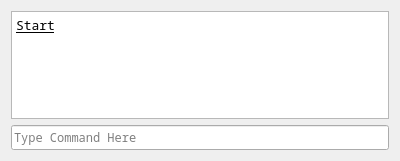
<?xml version="1.0" encoding="UTF-8"?>
<ui version="4.0">
 <class>Console</class>
 <widget class="QWidget" name="Console">
  <property name="geometry">
   <rect>
    <x>0</x>
    <y>0</y>
    <width>400</width>
    <height>161</height>
   </rect>
  </property>
  <property name="sizePolicy">
   <sizepolicy hsizetype="Preferred" vsizetype="Expanding">
    <horstretch>0</horstretch>
    <verstretch>0</verstretch>
   </sizepolicy>
  </property>
  <property name="font">
   <font>
    <family>Noto Sans Mono</family>
   </font>
  </property>
  <property name="windowTitle">
   <string>Form</string>
  </property>
  <layout class="QVBoxLayout" name="verticalLayout">
   <item>
    <widget class="QTextEdit" name="cmdOutput">
     <property name="sizePolicy">
      <sizepolicy hsizetype="Expanding" vsizetype="Ignored">
       <horstretch>0</horstretch>
       <verstretch>0</verstretch>
      </sizepolicy>
     </property>
     <property name="font">
      <font>
       <family>Noto Sans Mono</family>
      </font>
     </property>
     <property name="readOnly">
      <bool>true</bool>
     </property>
     <property name="html">
      <string>&lt;!DOCTYPE HTML PUBLIC &quot;-//W3C//DTD HTML 4.0//EN&quot; &quot;http://www.w3.org/TR/REC-html40/strict.dtd&quot;&gt;
&lt;html&gt;&lt;head&gt;&lt;meta name=&quot;qrichtext&quot; content=&quot;1&quot; /&gt;&lt;meta charset=&quot;utf-8&quot; /&gt;&lt;style type=&quot;text/css&quot;&gt;
p, li { white-space: pre-wrap; }
hr { height: 1px; border-width: 0; }
li.unchecked::marker { content: &quot;\2610&quot;; }
li.checked::marker { content: &quot;\2612&quot;; }
&lt;/style&gt;&lt;/head&gt;&lt;body style=&quot; font-family:'Noto Sans Mono'; font-size:10pt; font-weight:400; font-style:normal;&quot;&gt;
&lt;p style=&quot; margin-top:12px; margin-bottom:12px; margin-left:0px; margin-right:0px; -qt-block-indent:0; text-indent:0px;&quot;&gt;&lt;span style=&quot; text-decoration: underline;&quot;&gt;Start&lt;/span&gt;&lt;/p&gt;
&lt;p style=&quot; margin-top:12px; margin-bottom:12px; margin-left:0px; margin-right:0px; -qt-block-indent:0; text-indent:0px;&quot;&gt;&lt;br /&gt;&lt;/p&gt;&lt;/body&gt;&lt;/html&gt;</string>
     </property>
    </widget>
   </item>
   <item>
    <widget class="QLineEdit" name="cmdInput">
     <property name="font">
      <font>
       <family>Noto Sans Mono</family>
      </font>
     </property>
     <property name="placeholderText">
      <string>Type Command Here</string>
     </property>
     <property name="clearButtonEnabled">
      <bool>true</bool>
     </property>
    </widget>
   </item>
  </layout>
 </widget>
 <resources/>
 <connections>
  <connection>
   <sender>cmdInput</sender>
   <signal>returnPressed()</signal>
   <receiver>Console</receiver>
   <slot>RunCommand()</slot>
   <hints>
    <hint type="sourcelabel">
     <x>199</x>
     <y>138</y>
    </hint>
    <hint type="destinationlabel">
     <x>199</x>
     <y>80</y>
    </hint>
   </hints>
  </connection>
 </connections>
 <slots>
  <slot>RunCommand()</slot>
 </slots>
</ui>
